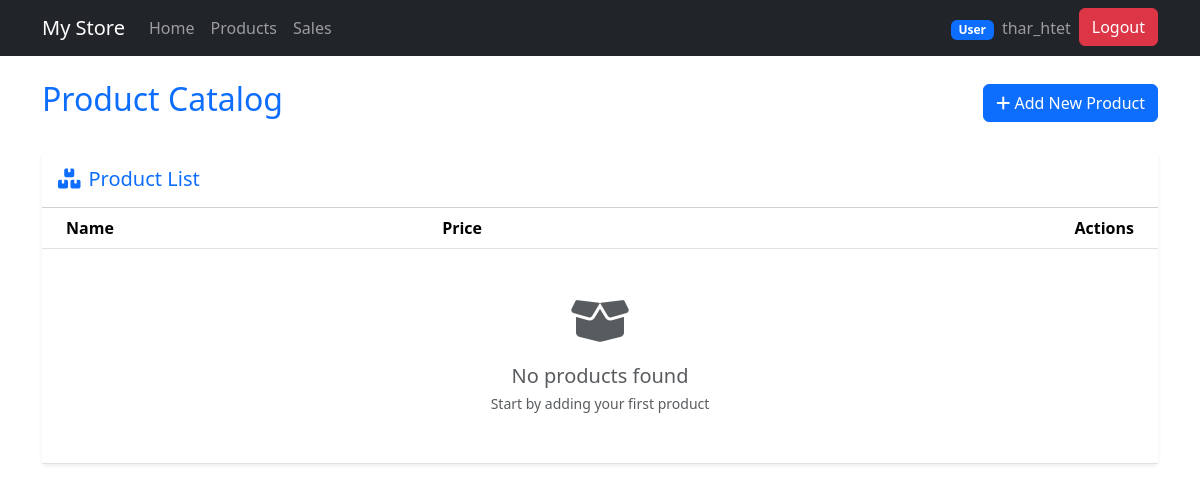
The app's page /products/ (signed in), older data.
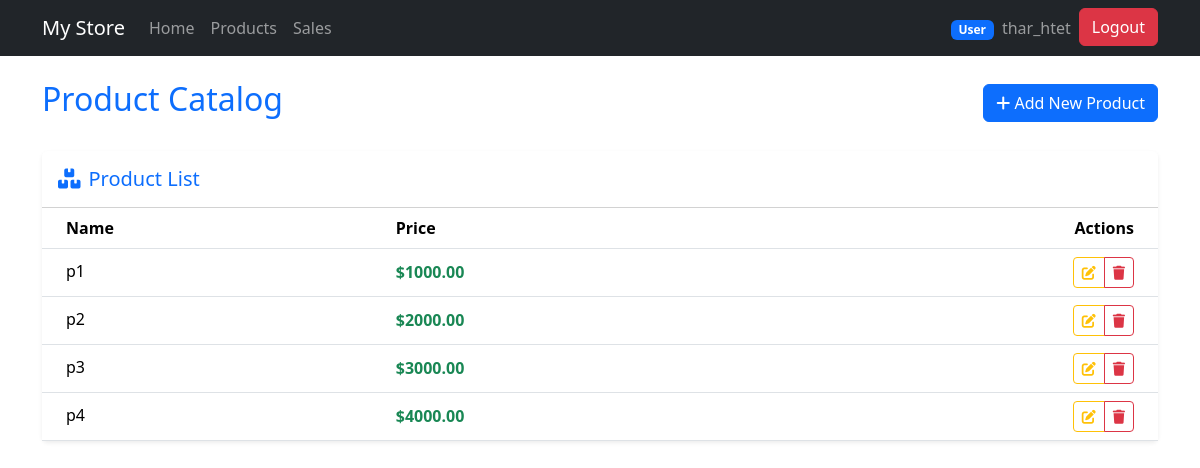
The same page, newer data.
### core/models.py (models this page shows, shortened)
class Product(models.Model):
    name = models.CharField(max_length=100)
    price = models.FloatField()

### core/views.py (the view)
# urls.py: path('products/', views.product_view, name='products'),
@login_required
def product_view(request):
    products = Product.objects.all()
    return render(request, 'core/products.html', {'products': products})

### core/templates/core/products.html (shortened to what this page needs)
{% extends 'core/main.html' %}
{% block content %}
<div class="container mt-4">
    <div class="d-flex justify-content-between align-items-center mb-4">
        <h1 class="h2 text-primary">Product Catalog</h1>
        <a href="#" class="btn btn-primary">
            <i class="fas fa-plus"></i> Add New Product
        </a>
    </div>
    <div class="card shadow-sm border-0">
        <div class="card-header bg-white py-3">
            <h5 class="card-title mb-0 text-primary">
                <i class="fas fa-boxes me-2"></i>Product List
            </h5>
        </div>
        <div class="card-body p-0">
            <div class="table-responsive">
                <table class="table table-hover align-middle mb-0">
                    <thead class="bg-light">
                        <tr>
                            <th class="ps-4">Name</th>
                            <th>Price</th>
                            <th class="text-end pe-4">Actions</th>
                        </tr>
                    </thead>
                    <tbody>
                        {% for product in products %}
                        <tr>
                            <td class="ps-4">
                                <h6 class="mb-0">{{ product.name }}</h6>
                            </td>
                            <td>
                                <span class="fw-bold text-success">${{ product.price|floatformat:2 }}</span>
                            </td>
                            <td class="text-end pe-4">
                                <div class="btn-group">
                                    <a href="#" class="btn btn-sm btn-outline-warning" title="Edit">
                                        <i class="fas fa-edit"></i>
                                    </a>
                                    <a href="#" class="btn btn-sm btn-outline-danger" title="Delete"
                                       onclick="return confirm('Are you sure you want to delete this product?')">
                                        <i class="fas fa-trash"></i>
                                    </a>
                                </div>
                            </td>
                        </tr>
                        {% empty %}
                        <tr>
                            <td colspan="3" class="text-center py-5">
                                <div class="text-muted">
                                    <i class="fas fa-box-open fa-3x mb-3"></i>
                                    <p class="mb-0 fs-5">No products found</p>
                                    <small class="text-muted">Start by adding your first product</small>
                                </div>
                            </td>
                        </tr>
                        {% endfor %}
                    </tbody>
                </table>
            </div>
        </div>
    </div>
</div>
{% endblock %}

### core/templates/core/main.html (shortened to what this page needs)
<!doctype html>
<html lang="en">
  <head>
    <link href="https://cdn.jsdelivr.net/npm/bootstrap@5.3.6/dist/css/bootstrap.min.css" rel="stylesheet">
    <link rel="stylesheet" href="https://cdnjs.cloudflare.com/ajax/libs/font-awesome/6.0.0-beta3/css/all.min.css">
  </head>
  <body>
    {% include 'core/navbar.html' %}
    {% block content %}
    {% endblock %}
  </body>
</html>

### core/templates/core/navbar.html (shortened to what this page needs)
<nav class="navbar navbar-expand-lg navbar-dark bg-dark">
  <div class="container">
    <a class="navbar-brand" href="{% url 'home' %}">My Store</a>
    {% if request.user.is_authenticated %}
    <div class="collapse navbar-collapse" id="navbarNav">
      <ul class="navbar-nav">
        <li class="nav-item">
          <a class="nav-link" href="{% url 'home' %}">Home</a>
        </li>
        <li class="nav-item">
          <a class="nav-link" href="{% url 'products' %}">Products</a>
        </li>
        <li class="nav-item">
          <a class="nav-link" href="{% url 'sales' %}">Sales</a>
        </li>
      </ul>
    </div>
    {% endif %}
    <div class="navbar-nav ms-auto">
      {% if request.user.is_authenticated %}
        <li class="nav-item">
          <a class="nav-link" href="">
            <span class="badge bg-primary me-1">{{ request.user.groups.first.name|default:"User" }}</span>
            {{ request.user.username }}
          </a>
        </li>
        <li class="nav-item">
          <a class="btn btn-danger" href="{% url 'logout' %}">Logout</a>
        </li>
      {% else %}
        <li class="nav-item">
          <a class="btn btn-primary" href="{% url 'login' %}">Login</a>
        </li>
      {% endif %}
    </div>
  </div>
</nav>

Row changes from the older to the newer data that the page shows:
added Product: name "p1", price "1000.00"
added Product: name "p2", price "2000.00"
added Product: name "p3", price "3000.00"
added Product: name "p4", price "4000.00"
Text that changed along with them:
text no longer shown: "No products found Start by adding your first product"
